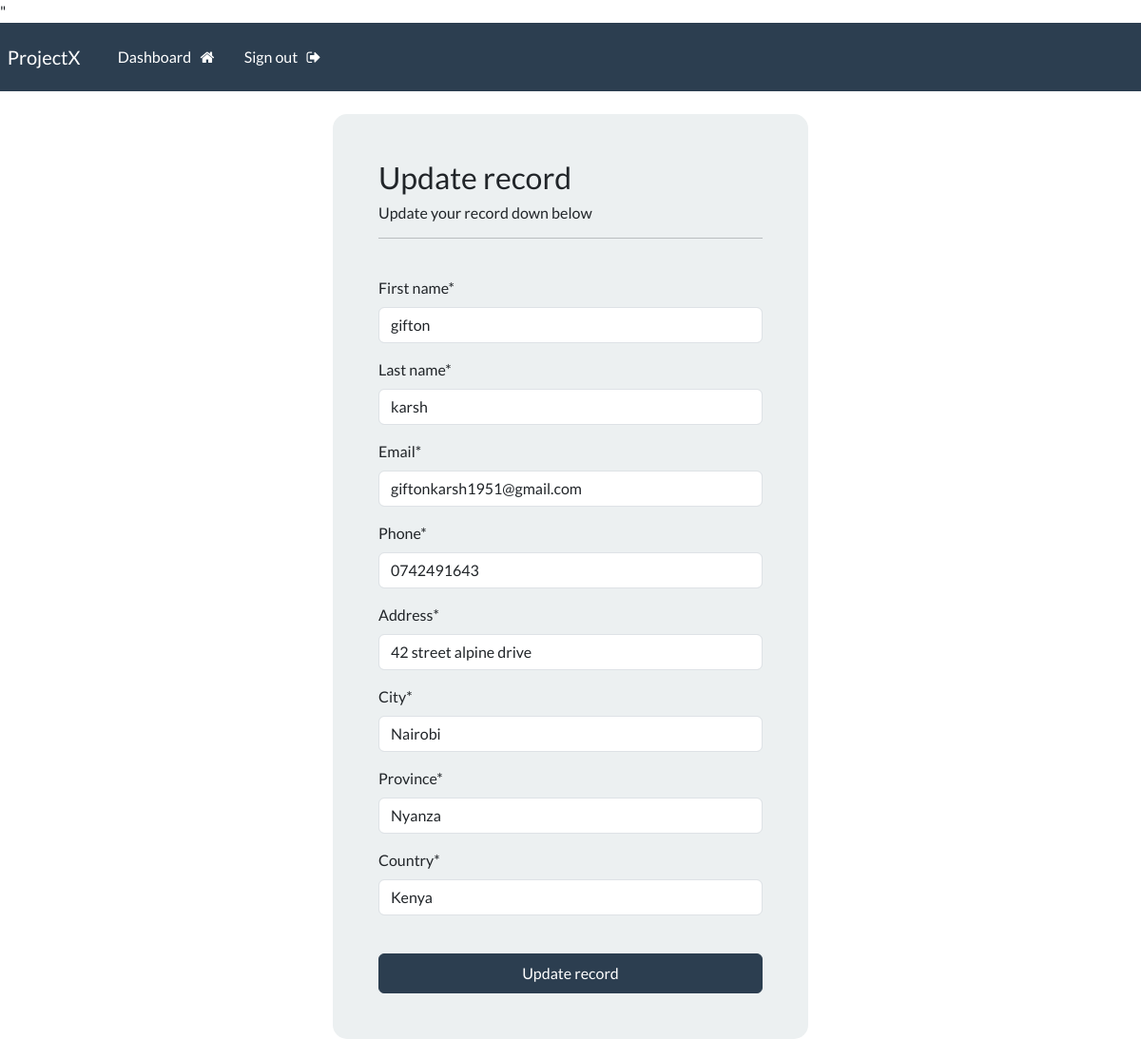
The page /update-record/3 (signed in) on the database its author committed.
### webapp/models.py (models this page shows)
class Record(models.Model):
    creation_date = models.DateField(auto_now=True)
    first_name = models.CharField(max_length=100)
    last_name = models.CharField(max_length=100)
    email = models.CharField(max_length=255)
    phone = models.CharField(max_length=20)
    address = models.CharField(max_length=300)
    city = models.CharField(max_length=255)
    province = models.CharField(max_length=200)
    country = models.CharField(max_length=125)

### webapp/views.py (the view)
# urls.py: path('update-record/<int:pk>',views.update_record,name='update-record'),
@login_required(login_url='my-login')
def update_record(request, pk):
    record=Record.objects.get(id=pk)
    form= UpdateRecordForm(instance=record)
    if request.method== 'POST':
        form = UpdateRecordForm(request.POST, instance=record)
        if form.is_valid():
            form.save()
            return redirect('dashboard')
    context = {"form":form}
    return render(request, 'webapp/update-record.html', context=context)

### webapp/forms.py
class UpdateRecordForm(forms.ModelForm):
    class Meta:
        model = Record
        fields = ['first_name', 'last_name', 'email', 'phone', 'address', 'city', 'province', 'country']

### webapp/templates/webapp/update-record.html (shortened to what this page needs)
{% extends 'webapp/base.html' %}
{% load crispy_forms_tags  %}
{% block content %}
<body>
    <div class="container bg-light shadow-md p-5 form-layout">
        <h3>Update record</h3>
        <h6>Update your record down below</h6>
        <hr>
        <br>
        <form method="POST" autocomplete="off">
            {{form|crispy}}
            <br>
            <button type="submit" class="btn btn-primary w-100 btn-block p-2">Update record</button>
        </form>
    </div>
</body>
{% endblock %}

### static/css/styles.css (style rules this page uses)
.form-layout { border-radius: 15px; width: 500px; }

### rows shown on the page
Record: first_name "gifton", last_name "karsh", email "giftonkarsh1951@gmail.com", phone "0742491643", address "42 street alpine drive", city "Nairobi", province "Nyanza", country "Kenya"
